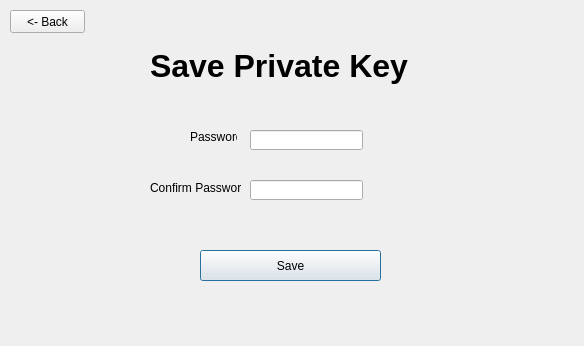
<?xml version="1.0" encoding="UTF-8"?>
<ui version="4.0">
 <class>Dialog</class>
 <widget class="QDialog" name="Dialog">
  <property name="geometry">
   <rect>
    <x>0</x>
    <y>0</y>
    <width>584</width>
    <height>346</height>
   </rect>
  </property>
  <property name="windowTitle">
   <string>Save Private Key</string>
  </property>
  <widget class="QLabel" name="label">
   <property name="geometry">
    <rect>
     <x>150</x>
     <y>40</y>
     <width>291</width>
     <height>51</height>
    </rect>
   </property>
   <property name="font">
    <font>
     <pointsize>24</pointsize>
     <weight>75</weight>
     <bold>true</bold>
    </font>
   </property>
   <property name="text">
    <string>Save Private Key</string>
   </property>
  </widget>
  <widget class="QLabel" name="label_2">
   <property name="geometry">
    <rect>
     <x>190</x>
     <y>130</y>
     <width>47</width>
     <height>13</height>
    </rect>
   </property>
   <property name="text">
    <string>Password</string>
   </property>
  </widget>
  <widget class="QLineEdit" name="passwordTB">
   <property name="geometry">
    <rect>
     <x>250</x>
     <y>130</y>
     <width>113</width>
     <height>20</height>
    </rect>
   </property>
   <property name="echoMode">
    <enum>QLineEdit::Password</enum>
   </property>
  </widget>
  <widget class="QLabel" name="label_3">
   <property name="geometry">
    <rect>
     <x>150</x>
     <y>180</y>
     <width>91</width>
     <height>16</height>
    </rect>
   </property>
   <property name="text">
    <string>Confirm Password</string>
   </property>
  </widget>
  <widget class="QLineEdit" name="confirmPasswordTB">
   <property name="geometry">
    <rect>
     <x>250</x>
     <y>180</y>
     <width>113</width>
     <height>20</height>
    </rect>
   </property>
   <property name="echoMode">
    <enum>QLineEdit::Password</enum>
   </property>
  </widget>
  <widget class="QPushButton" name="saveButton">
   <property name="geometry">
    <rect>
     <x>200</x>
     <y>250</y>
     <width>181</width>
     <height>31</height>
    </rect>
   </property>
   <property name="text">
    <string>Save</string>
   </property>
  </widget>
  <widget class="QPushButton" name="backButton">
   <property name="geometry">
    <rect>
     <x>10</x>
     <y>10</y>
     <width>75</width>
     <height>23</height>
    </rect>
   </property>
   <property name="text">
    <string>&lt;- Back</string>
   </property>
  </widget>
 </widget>
 <resources/>
 <connections/>
</ui>
